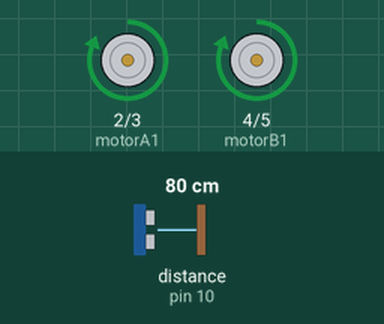
Bench run of a sketch on a simulated Arduino Uno, built with avr-gcc and run on an emulated ATmega328P. On the bench: motor-driver pin pairs drawn as motors (green arrow = first pin HIGH = forward, orange = second pin HIGH = backward, longer = more drive). Wiring (inferred from the names in the program): ultrasonic range finder: trigger pin 9; echo pin 10. The inputs (shaded band) are chosen by the test bench; at power-on: distance to the obstacle (sensor on pin 10) 80 cm. The echo pulse lasts 58.3 µs per cm; what the sketch prints to the serial monitor is not drawn.

Above: at 1.3 s.
1.4 s: distance to the obstacle (sensor on pin 10) set to 22 cm
2.9 s: distance to the obstacle (sensor on pin 10) set to 18 cm
Timing chart, 0 to 5.9 s (numbered marks = the images above; inputs shaded):
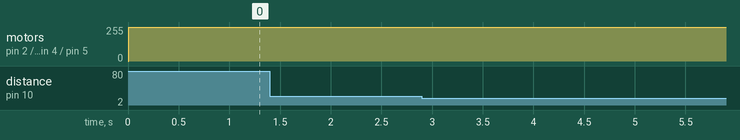

Measured:
- after the input at 1.4 s, every drawn part: stays the same
- after the input at 2.9 s, every drawn part: stays the same

The sketch:

obavoid.ino
```cpp
#include <SoftwareSerial.h>

SoftwareSerial bt(10, 11);

//L293 Connection
  const int motorA1  = 2;  // Pin  2 of L293
  const int motorA2  = 3;  // Pin  7 of L293
  const int motorB1  = 4;  // Pin 10 of L293
  const int motorB2  = 5;  // Pin 15 of L293

//SR04 Connection
  const int trigPin = 9;
  const int echoPin = 10;

  int i=0;
  int j=0;
  long duration;
  int distance;
  char state;

void setup() {
    // Set pins as outputs:
    pinMode(motorA1, OUTPUT);
    pinMode(motorA2, OUTPUT);
    pinMode(motorB1, OUTPUT);
    pinMode(motorB2, OUTPUT);

    // Sets the trigPin as an Output
    pinMode(trigPin, OUTPUT);
    // Sets the echoPin as an Input
    pinMode(echoPin, INPUT);

    // Starts the serial communication
    Serial.begin(9600);
}

void loop() {
  digitalWrite(trigPin, LOW);
  delayMicroseconds(2);
  digitalWrite(trigPin, HIGH);
  delayMicroseconds(10);
  digitalWrite(trigPin, LOW);

  duration = pulseIn(echoPin, HIGH);
  distance= duration*0.034/2;

  state='F';
  //Move car right when distance is less than 10 cm otherwise move forward
     if(distance < 20) { state='RE'; }
     else { state='F'; }

  /***********************Forward****************************/
  //If state is equal with letter 'F', car will go forward
    if (state == 'F') {
      digitalWrite(motorA1, HIGH); digitalWrite(motorA2, LOW);
      digitalWrite(motorB1, HIGH); digitalWrite(motorB2, LOW);
  //    analogWrite(motorA1, 200); analogWrite(motorA2, 0);
  //    analogWrite(motorB1, 200); analogWrite(motorB2, 0);
    }
  /**********************Forward Left************************/
  //If state is equal with letter 'L', car will turn left
    else if (state == 'L') {
      digitalWrite(motorA1, HIGH); digitalWrite(motorA2, LOW);
      digitalWrite(motorB1, LOW ); digitalWrite(motorB2, LOW);
  //  	analogWrite(motorA1, 200); analogWrite(motorA2, 0);
  //    analogWrite(motorB1, 0);   analogWrite(motorB2, 0);
    }
  /***************************Right*****************************/
  //If state is equal with letter 'R', car will turn right
    else if (state == 'R') {
      digitalWrite(motorA1, LOW ); digitalWrite(motorA2, LOW);
      digitalWrite(motorB1, HIGH); digitalWrite(motorB2, LOW);
  //  	analogWrite(motorA1, 0);   analogWrite(motorA2, 0);
  //    analogWrite(motorB1, 200); analogWrite(motorB2, 0);
    }
  //If state is equal with letter 'S', stop the car
    else if (state == 'S'){
      digitalWrite(motorA1, LOW); digitalWrite(motorA2, LOW);
      digitalWrite(motorB1, LOW); digitalWrite(motorB2, LOW);
  //      analogWrite(motorA1, 0);  analogWrite(motorA2, 0);
  //      analogWrite(motorB1, 0);  analogWrite(motorB2, 0);
    }
  //If state is equal with letter 'RE', reverse and turn the car
    else if(state == 'RE'){
      digitalWrite(motorA1, LOW); digitalWrite(motorA2, HIGH);
      digitalWrite(motorB1, LOW); digitalWrite(motorB2, LOW);
  //      analogWrite(motorA1, 0);  analogWrite(motorA2, 200);
  //      analogWrite(motorB1, 0);  analogWrite(motorB2, 0);

    }

  Serial.print(distance);
  Serial.print(" cm, ");
  Serial.println(state);

  delay(500);
}
```
